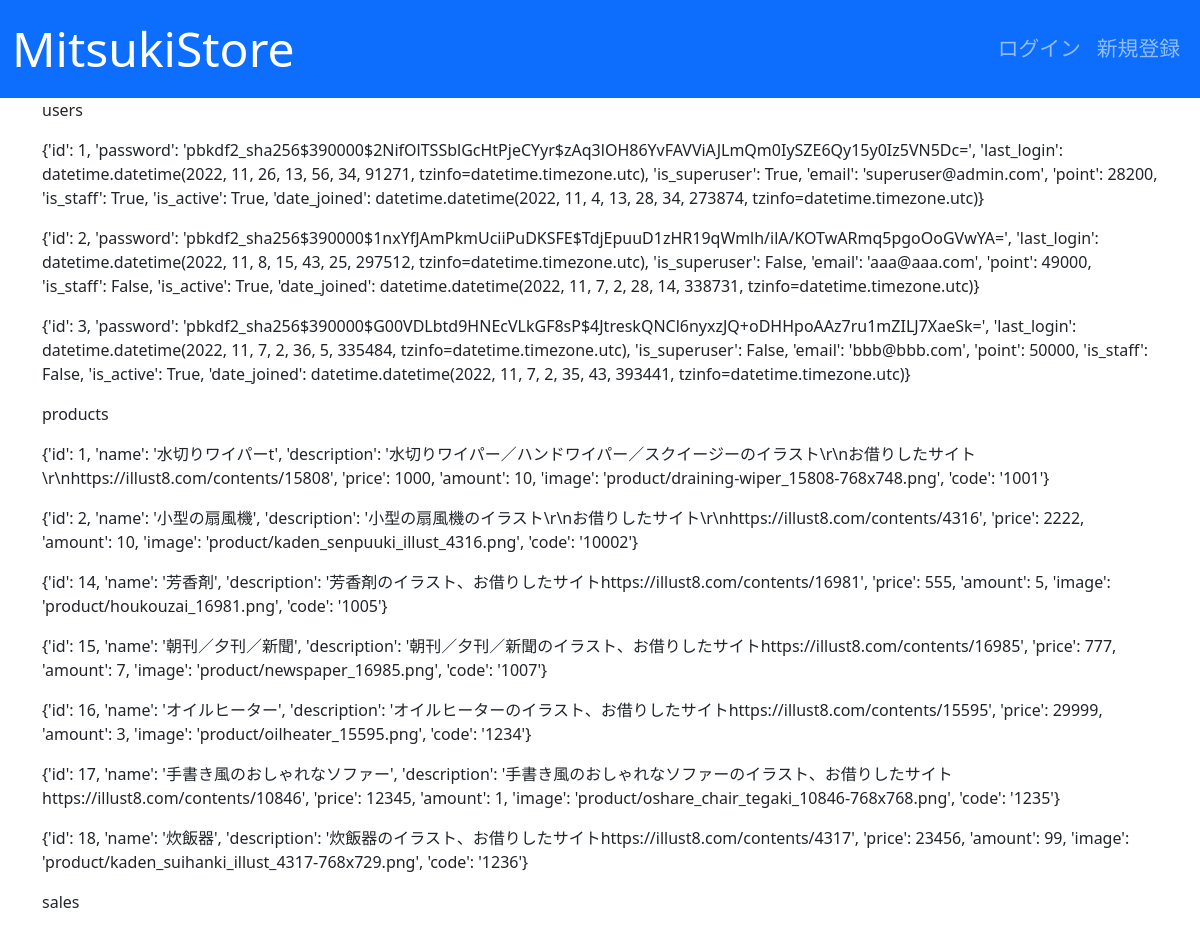
Page /test_index/ on the committed database.
### users/models.py (models this page shows)
class User(AbstractBaseUser, PermissionsMixin):
    initial_point = 50000
    email = models.EmailField("メールアドレス", unique=True)
    point = models.PositiveIntegerField(default=initial_point)
    is_staff = models.BooleanField("is_staff", default=False)
    is_active = models.BooleanField("is_active", default=True)
    date_joined = models.DateTimeField("date_joined", default=timezone.now)
    objects = UserManager()
    USERNAME_FIELD = "email"
    EMAIL_FIELD = "email"
    REQUIRED_FIELDS = []
    class Meta:
        verbose_name = "user"
        verbose_name_plural = "users"

### store_main/models.py (models this page shows, shortened)
class Product(models.Model):
    name = models.CharField(verbose_name='商品名', max_length=128)
    description = models.TextField(verbose_name='商品説明', max_length=5000,
                                   blank=True, default='')
    price = models.PositiveIntegerField(verbose_name='価格', blank=True,
                                        default=0)
    amount = models.PositiveIntegerField(verbose_name='在庫数', blank=True,
                                         default=0)
    image = models.ImageField(verbose_name='商品画像', upload_to='product', )
    code = models.CharField(verbose_name='商品コード', max_length=128, )

### main/views.py (the view)
# urls.py: path('test_index/', views.test_index, name='test_index'),
def test_index(request):
    users = User.objects.all().values()
    products = Product.objects.all().values()
    sales = Sale.objects.all().values()
    context = {
        'users': users,
        'products': products,
        'sales': sales,
    }
    return render(request, template_name='main/test_index.html',
                  context=context)

### main/templates/main/test_index.html (shortened to what this page needs)
{% extends 'base.html' %}
{% block content %}
<p>users</p>
{% for user in users %}
<p>{{ user }}</p>
{% endfor %}
<p>products</p>
{% for product in products %}
<p>{{ product }}</p>
{% endfor %}
<p>sales</p>
{% endblock content %}

### rows in the picture
User: user "{'id': 1, 'password': 'pbkdf2_sha256$390000$2NifOlTSSblGcHtPjeCYyr$zAq3lOH86YvFAVViAJLmQm0IySZE6Qy15y0Iz5VN5Dc=', 'last_login': datetime.datetime(2022, 11, 26, 13, 56, 34, 91271, tzinfo=datetime.timezone.utc), 'is_superuser': True, 'email': 'superuser@admin.com', 'point': 28200, 'is_staff': True, 'is_active': True, 'date_joined': datetime.datetime(2022, 11, 4, 13, 28, 34, 273874, tzinfo=datetime.timezone.utc)}"
User: user "{'id': 2, 'password': 'pbkdf2_sha256$390000$1nxYfJAmPkmUciiPuDKSFE$TdjEpuuD1zHR19qWmlh/ilA/KOTwARmq5pgoOoGVwYA=', 'last_login': datetime.datetime(2022, 11, 8, 15, 43, 25, 297512, tzinfo=datetime.timezone.utc), 'is_superuser': False, 'email': 'aaa@aaa.com', 'point': 49000, 'is_staff': False, 'is_active': True, 'date_joined': datetime.datetime(2022, 11, 7, 2, 28, 14, 338731, tzinfo=datetime.timezone.utc)}"
User: user "{'id': 3, 'password': 'pbkdf2_sha256$390000$G00VDLbtd9HNEcVLkGF8sP$4JtreskQNCl6nyxzJQ+oDHHpoAAz7ru1mZILJ7XaeSk=', 'last_login': datetime.datetime(2022, 11, 7, 2, 36, 5, 335484, tzinfo=datetime.timezone.utc), 'is_superuser': False, 'email': 'bbb@bbb.com', 'point': 50000, 'is_staff': False, 'is_active': True, 'date_joined': datetime.datetime(2022, 11, 7, 2, 35, 43, 393441, tzinfo=datetime.timezone.utc)}"
Product: product "{'id': 1, 'name': '水切りワイパーt', 'description': '水切りワイパー／ハンドワイパー／スクイージーのイラスト\\r\\nお借りしたサイト\\r\\nhttps://illust8.com/contents/15808', 'price': 1000, 'amount': 10, 'image': 'product/draining-wiper_15808-768x748.png', 'code': '1001'}"
Product: product "{'id': 2, 'name': '小型の扇風機', 'description': '小型の扇風機のイラスト\\r\\nお借りしたサイト\\r\\nhttps://illust8.com/contents/4316', 'price': 2222, 'amount': 10, 'image': 'product/kaden_senpuuki_illust_4316.png', 'code': '10002'}"
Product: product "{'id': 14, 'name': '芳香剤', 'description': '芳香剤のイラスト、お借りしたサイトhttps://illust8.com/contents/16981', 'price': 555, 'amount': 5, 'image': 'product/houkouzai_16981.png', 'code': '1005'}"
Product: product "{'id': 15, 'name': '朝刊／夕刊／新聞', 'description': '朝刊／夕刊／新聞のイラスト、お借りしたサイトhttps://illust8.com/contents/16985', 'price': 777, 'amount': 7, 'image': 'product/newspaper_16985.png', 'code': '1007'}"
Product: product "{'id': 16, 'name': 'オイルヒーター', 'description': 'オイルヒーターのイラスト、お借りしたサイトhttps://illust8.com/contents/15595', 'price': 29999, 'amount': 3, 'image': 'product/oilheater_15595.png', 'code': '1234'}"
Product: product "{'id': 17, 'name': '手書き風のおしゃれなソファー', 'description': '手書き風のおしゃれなソファーのイラスト、お借りしたサイトhttps://illust8.com/contents/10846', 'price': 12345, 'amount': 1, 'image': 'product/oshare_chair_tegaki_10846-768x768.png', 'code': '1235'}"
Product: product "{'id': 18, 'name': '炊飯器', 'description': '炊飯器のイラスト、お借りしたサイトhttps://illust8.com/contents/4317', 'price': 23456, 'amount': 99, 'image': 'product/kaden_suihanki_illust_4317-768x729.png', 'code': '1236'}"
